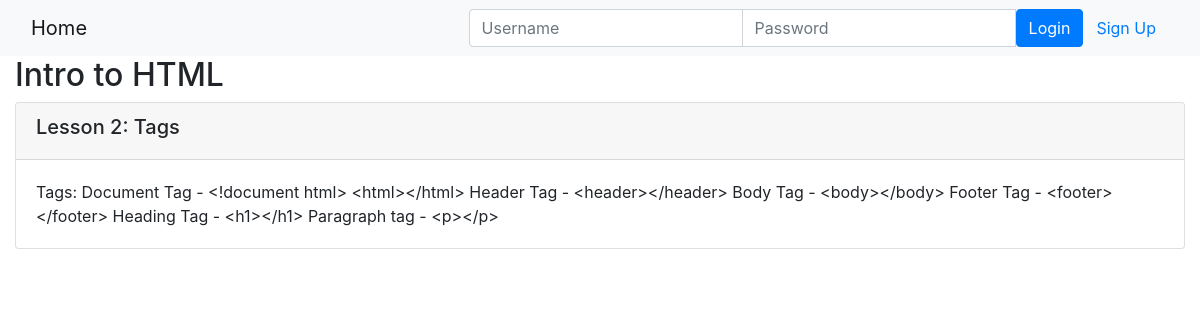
Page /onlinecourse/1/ on the committed database.
### onlinecourse/models.py (models this page shows, shortened)
class Course(models.Model):
    name = models.CharField(null=False, max_length=30, default='online course')
    image = models.ImageField(upload_to='course_images/')
    description = models.CharField(max_length=1000)
    pub_date = models.DateField(null=True)
    instructors = models.ManyToManyField(Instructor)
    users = models.ManyToManyField(settings.AUTH_USER_MODEL, through='Enrollment')
    total_enrollment = models.IntegerField(default=0)
    is_enrolled = False

class Lesson(models.Model):
    title = models.CharField(max_length=200, default="title")
    order = models.IntegerField(default=0)
    course = models.ForeignKey(Course, on_delete=models.CASCADE)
    content = models.TextField()

### onlinecourse/views.py (the view)
# urls.py: path('<int:pk>/', views.CourseDetailView.as_view(), name='course_details'),
class CourseDetailView(generic.DetailView):
    model = Course
    template_name = 'onlinecourse/course_detail_bootstrap.html'

### onlinecourse/templates/onlinecourse/course_detail_bootstrap.html (shortened to what this page needs)
<!DOCTYPE html>
<html lang="en">
<head>
     {% load static %}
    <link rel="stylesheet" href="https://maxcdn.bootstrapcdn.com/bootstrap/4.5.2/css/bootstrap.min.css">
</head>
<body>
    <nav class="navbar navbar-light bg-light">
        <div class="container-fluid">
            <div class="navbar-header">
                  <a class="navbar-brand" href="{% url 'onlinecourse:index' %}">Home</a>
            </div>
            <ul class="nav navbar-nav navbar-right">
                {% if user.is_authenticated %}
                <li>
                    <a class="btn btn-link" href="#">{{ user.first_name }}({{ user.username }})</a>
                    <a class="btn btn-link" href="{% url 'onlinecourse:logout' %}">Logout</a>
                </li>
                {% else %}
                <li>
                    <form class="form-inline" action="{% url 'onlinecourse:login' %}" method="post">
                        <div class="input-group">
                            <input type="text" class="form-control" placeholder="Username" name="username" >
                            <input type="password" class="form-control" placeholder="Password" name="psw" >
                            <button class="btn btn-primary" type="submit">Login</button>
                            <a class="btn btn-link" href="{% url 'onlinecourse:registration' %}">Sign Up</a>
                        </div>
                    </form>
                </li>
                {% endif %}
            </ul>
        </div>
    </nav>
    <div class="container-fluid">
            <h2>{{ course.name }}</h2>
            <div class="card-columns-vertical">
                {% for lesson in course.lesson_set.all %}
                    <div class="card mt-1">
                        <div class="card-header"><h5>Lesson {{lesson.order|add:1}}: {{lesson.title}}</h5></div>
                        <div class="card-body">{{lesson.content}}</div>
                    </div>
                {% endfor %}
            </div>
    </div>
</body>
</html>

### rows in the picture
Course: name "Intro to HTML"
Lesson: order|add "2", title "Tags", content "Tags: Document Tag - <!document html> <html></html> Header Tag - <header></header> Body Tag - <body></body> Footer Tag - <footer></footer> Heading Tag - <h1></h1> Paragraph tag - <p></p>"
